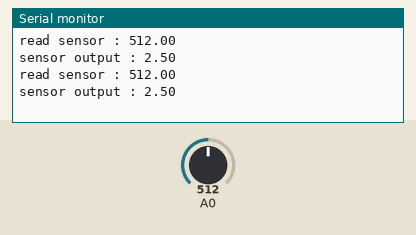
A sketch run on a simulated Arduino Uno, built with avr-gcc and run on an emulated ATmega328P. On the bench: the last lines printed to the serial monitor. Inputs (shaded band) come from the test bench; at power-on: A0 = 512.

Above: at 1.8 s.
1.9 s: A0 set to 716
At 2.7 s:
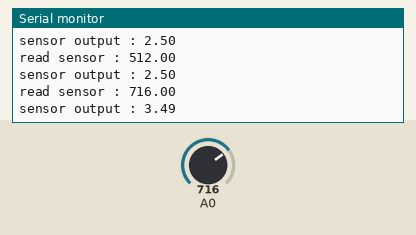
3.4 s: A0 set to 900
At 4.8 s:
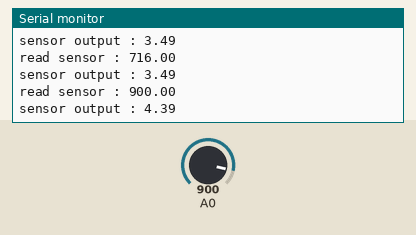
Timing chart, 0 to 6.4 s (numbered marks = the images above; inputs shaded):
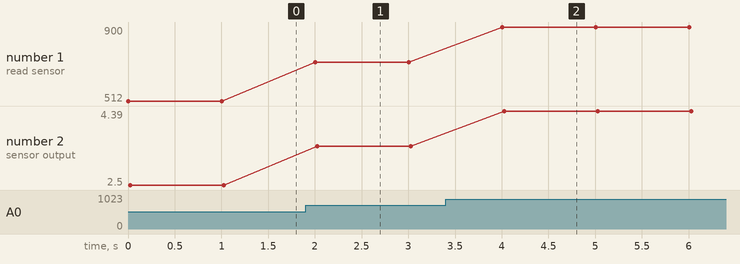

Measured:
- after the input at 1.9 s, the serial monitor: prints a new line after 0.10 s (image 1)
- after the input at 3.4 s, the serial monitor: prints a new line after 0.61 s (image 2)
- plotted number 1: 512 → 716 after the input at 1.9 s, 716 → 900 after the input at 3.4 s
- plotted number 2: 2.5 → 3.49 after the input at 1.9 s, 3.49 → 4.39 after the input at 3.4 s

The sketch:

Rain_sensor.ino
```cpp
void setup() {
  // put your setup code here, to run once:
  pinMode(A0, INPUT);
  Serial.begin(9600);

}

void loop() {
  // put your main code here, to run repeatedly:
  float readsensor = analogRead(A0);
  float sensoroutput = readsensor * 0.00488;
  Serial.print("read sensor : ");
  Serial.println(readsensor);
  Serial.print("sensor output : ");
  Serial.println(sensoroutput);
  delay(1000);

}
```
